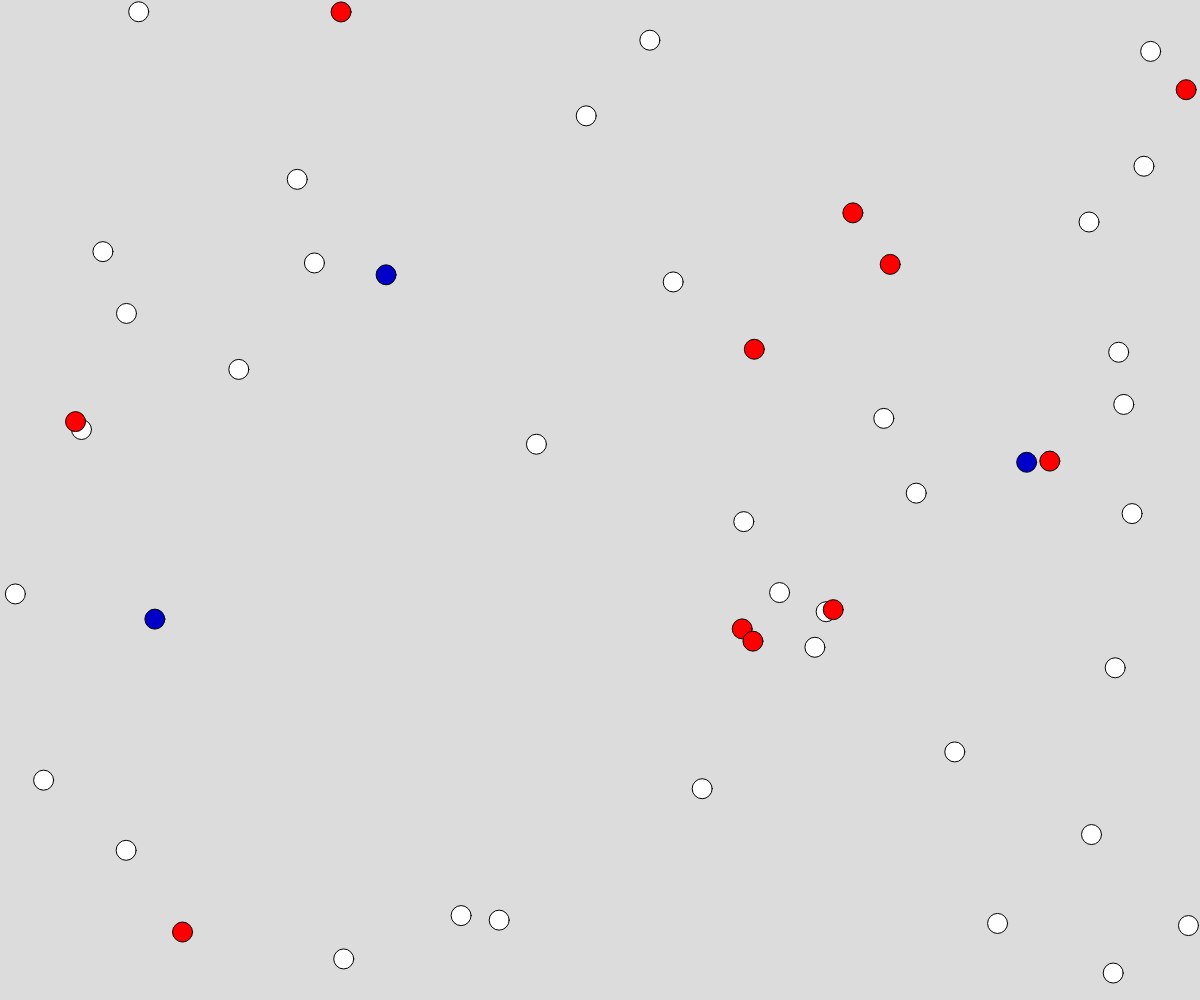
Frame 1 (no input)
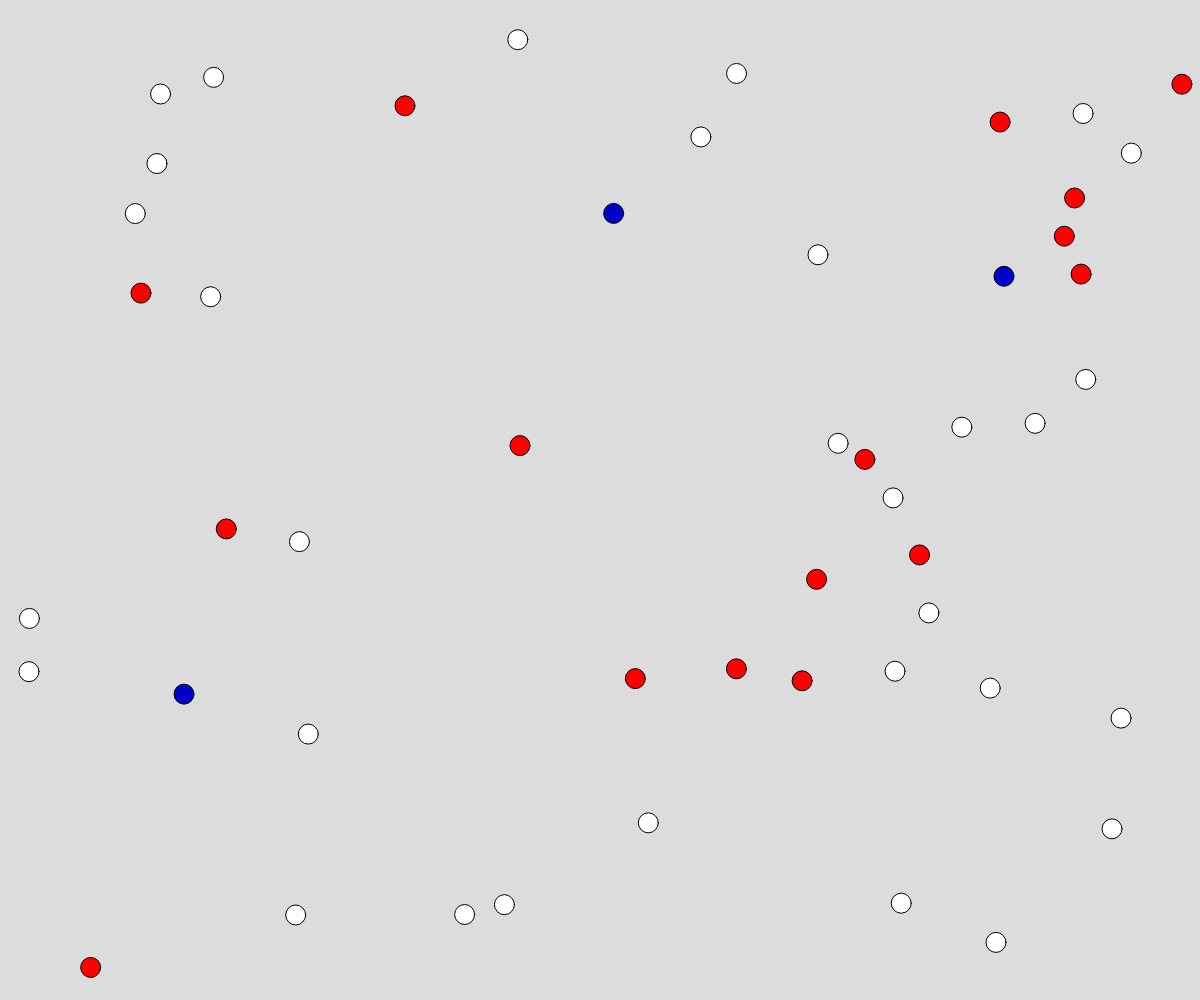
Frame 60 (no input)
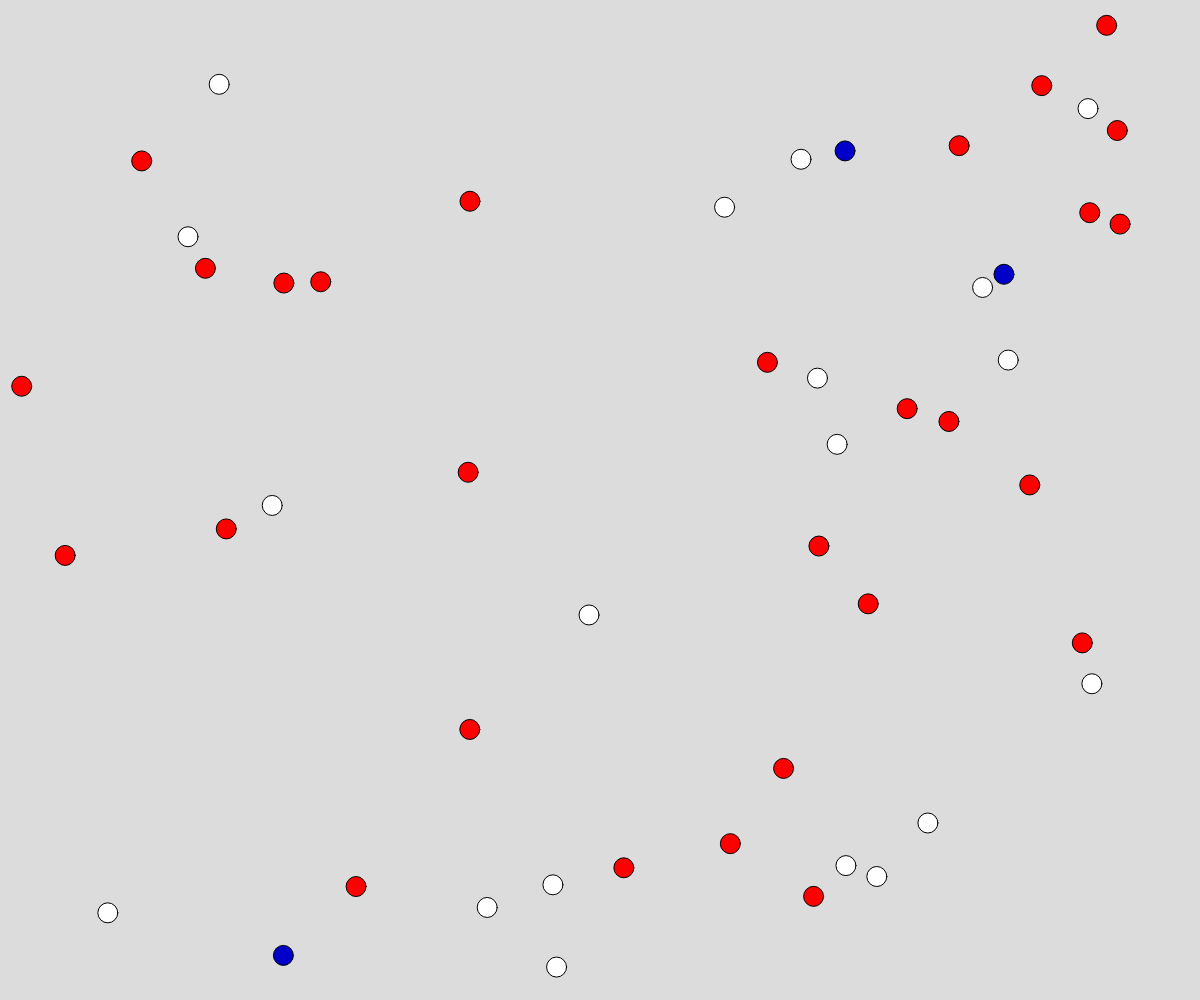
Frame 120 (the mouse pressed at the canvas centre since frame 60)

The p5.js sketch that drew these frames (run headless with seeded random() and noise() and a simulated clock; from frame 60 on, the mouse is pressed at the canvas centre):

// p5.js sketch
// ── sketch.js
let x;
let y;
let r=10;
let r1=0.9;
let r2=0.9;
let mennesker=[];


function setup() {
  createCanvas(windowWidth, windowHeight);
  x=windowWidth/2;
  y=windowHeight/2;
  for (let i=0;i<50;i++){
  mennesker.push(new Menneske(random(r, windowWidth-r), random(r, windowHeight-r), r, random(-5, 5), random(-5, 5)));
  }

}




function draw() {
  background(220);
  
  
  for (let i = 0; i < mennesker.length; i++) {
    mennesker[i].draw();
    mennesker[i].collision1(windowWidth,windowHeight);
    for (let j = i+1 ; j<mennesker.length ; j++){
      mennesker[i].collision2(mennesker[j] , mennesker[j]);
    }
 }
  

}

class Menneske {
  constructor(x, y, radius, retning_x, retning_y) {
    this.x = x;
    this.y = y;
    this.radius = radius;
    this.retning_x = retning_x;
    this.retning_y = retning_y;
    
    this.sick = random(0,1);
    if (this.sick>0.8){
      this.sick=true;
    }
    this.DOCTORR = random(0,1);
    if (this.DOCTORR>0.95){
      this.DOCTORR=true;
    }
  }
   
  draw() {
    if (this.DOCTORR==true) {
      fill(0,0,200);
    }
    else if(this.sick==true){
      fill(255,0,0)
    }
    else {fill(255);}
    
    circle(this.x, this.y, this.radius*2);
  }

  collision1(windowWidth, windowHeight) {
    if (this.x + this.radius > windowWidth) {
      this.retning_x = -this.retning_x;
      this.x--;
    }
    if (this.x - this.radius <= 0) {
      this.retning_x = -this.retning_x;
      this.x++;
    }
    if (this.y + this.radius > windowHeight) {
      this.retning_y = -this.retning_y;
      this.y--;
    }
    if (this.y - this.radius <= 0) {
      this.retning_y = -this.retning_y;
      this.y++;
    }
    this.x = this.x + this.retning_x;
    this.y = this.y + this.retning_y;
  }
  collision2 (other) {
    if (dist(this.x , this.y , other.x , other.y)>=r*2){}
    else if (this.x==other.x){
      
    }
    else if (this.y==other.y){}
    else {
      this.retning_x = -this.retning_x;
      this.retning_y = -this.retning_y;
      other.retning_x = -other.retning_x;
      other.retning_y = -other.retning_y;
      
      if (this.DOCTORR==true||other.DOCTORR==true){
        this.sick=false;
        other.sick=false;
        
      }
      if (other.sick==true||this.sick==true){
        this.sick=true;
        other.sick=true;
      }
      
      //forsøg på at undgå at folk bliver stuck i hinanden.
      if (this.x>other.x){
        this.x++;
      }
      else {this.x--;}
      if (this.y>other.y){
        this.y++;
      }
      else {this.y--;}
    }

  }

}

/*Svar på spørgsmål.

1. Hvorfor indgår radius i beregningerne for kollision med skærmens kant? 
Fordi circlens x- og ykoordinater er cirklens centrum, men vi vil gerne have den til at stoppe
før midten af cirklen rammer kanten. Derfor indgår radius, så cirklen vender om når cirkelperiferien rammer kanten.

2. Hvad sker der, hvis vi f.eks. sætter r1 eller r2 til et større tal?
Cirklen bevæger sig hurtigere i den givne retning (hvis r1, så vandret, hvis r2, så lodret).

3. Hvorfor ændrer vi fortegn på retningsvektorens ene koordinat ved kollision med lærreds vægge? 
For at få cirklen til at vende om...


*/
